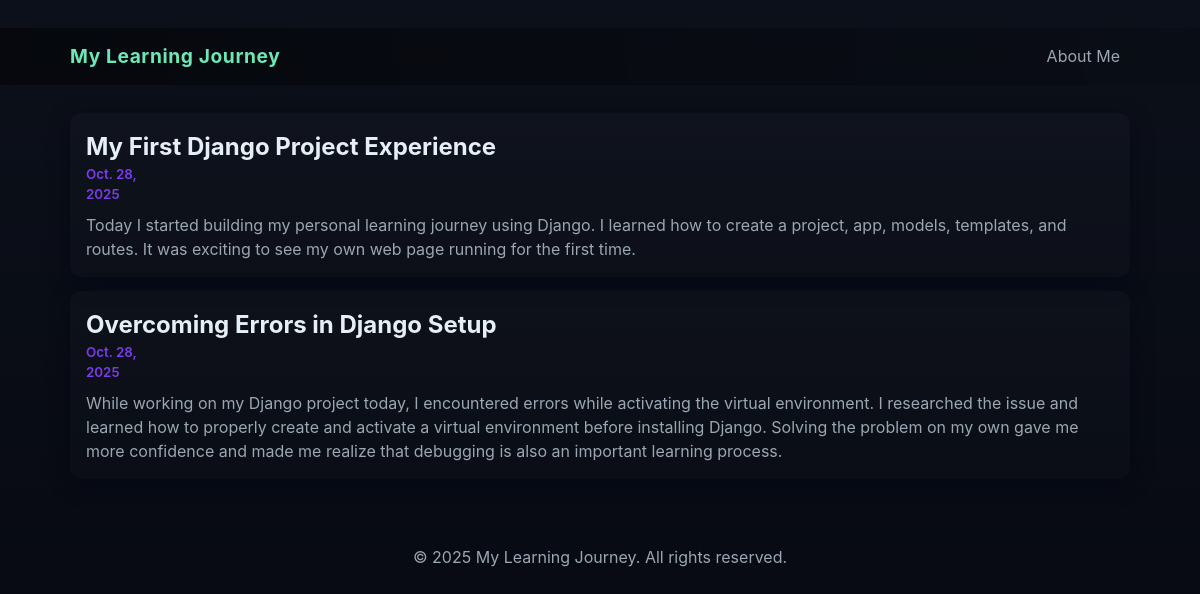
The page / on the database its author committed.
### roJourney/models.py (models this page shows, shortened)
class LearningEntry(models.Model):
    title = models.CharField(max_length=200)
    date = models.DateField()
    content = models.TextField(help_text="Describe what you learned or did.")
    created_at = models.DateTimeField(auto_now_add=True)

### roJourney/views.py (the view)
# urls.py: path('', views.index, name='index'),
def index(request):
    entries = LearningEntry.objects.order_by('-date')
    context = {'entries': entries}
    return render(request, 'roJourney/index.html', context)

### roJourney/templates/roJourney/index.html (shortened to what this page needs)
{% load static %}
<!doctype html>
<html lang="en">
<head>
  <link rel="stylesheet" href="{% static 'styles/styles.css' %}">
</head>
<body>
<div class="site-header">
  <div class="container">
    <div class="header-inner">
      <a href="{% url 'roJourney:index' %}" class="logo">My Learning Journey</a>
      <nav>
        <a href="{% url 'roJourney:aboutMe' %}">About Me</a>
      </nav>
    </div>
  </div>
</div>
<div class="container">
  {% if entries %}
    {% for e in entries %}
      <div class="journey-card animate-fade">
        <h2>{{ e.title }}</h2>
        <small class="year">{{ e.date }}</small>
        <p class="lead">{{ e.content|linebreaksbr }}</p>
      </div>
    {% endfor %}
  {% else %}
    <div class="journey-card animate-fade">
      <p class="lead">No learning entries yet. Add some via the admin interface!</p>
    </div>
  {% endif %}
</div>
<footer class="site-footer">
  <p>&copy; {% now "Y" %} My Learning Journey. All rights reserved.</p>
</footer>
</body>
</html>

### roJourney/static/styles/styles.css (style rules this page uses)
* { box-sizing:border-box;margin:0;padding:0 }
:root { --bg:#0f1724; --card:#0b1220; --muted:#9aa7b2; --accent1:#6EE7B7; --accent2:#7C3AED; --glass: rgba(255,255,255,0.04); --glass-2: rgba(255,255,255,0.02); --radius: 14px; --max-width:1100px; --gap:18px; font-family: 'Inter', system-ui, -apple-system, 'Segoe UI', Roboto, 'Helvetica Neue', Arial; }
body { background: linear-gradient(180deg, rgba(12,16,26,1) 0%, rgba(7,10,18,1) 100%); color:#e6eef6; -webkit-font-smoothing:antialiased; line-height:1.5; padding-bottom:60px; }
.container { max-width:var(--max-width);margin:28px auto;padding:0 20px }
.site-header { position:sticky;top:0;background:linear-gradient(90deg, rgba(0,0,0,0.45), rgba(0,0,0,0.1));backdrop-filter: blur(6px);z-index:50 }
.header-inner { display:flex;align-items:center;justify-content:space-between;padding:14px 0 }
.logo { font-weight:700;color:var(--accent1);text-decoration:none;font-size:1.2rem;letter-spacing:0.6px }
nav a { color:var(--muted);margin-left:18px;text-decoration:none;padding:6px 10px;border-radius:8px;transition:all .25s }
.journey-card,.skills { margin-top:14px;padding:16px;border-radius:12px;background:linear-gradient(180deg, rgba(255,255,255,0.02), rgba(255,255,255,0.01));box-shadow: 0 6px 20px rgba(2,6,23,0.6) }
.lead { color:var(--muted);margin-top:8px }
.year { display:inline-block;width:70px;font-weight:600;color:var(--accent2) }
.site-footer { margin-top:48px;padding:18px 0;text-align:center;color:var(--muted) }
.animate-fade { animation:fadeIn .9s ease both }

### rows shown on the page
LearningEntry: title "My First Django Project Experience", date "Oct. 28, 2025", content "Today I started building my personal learning journey using Django. I learned how to create a project, app, models, templates, and routes. It was exciting to see my own web page running for the first time."
LearningEntry: title "Overcoming Errors in Django Setup", date "Oct. 28, 2025", content "While working on my Django project today, I encountered errors while activating the virtual environment. I researched the issue and learned how to properly create and activate a virtual environment before installing Django. Solving the problem on my own gave me more confidence and made me realize that debugging is also an important learning process."
